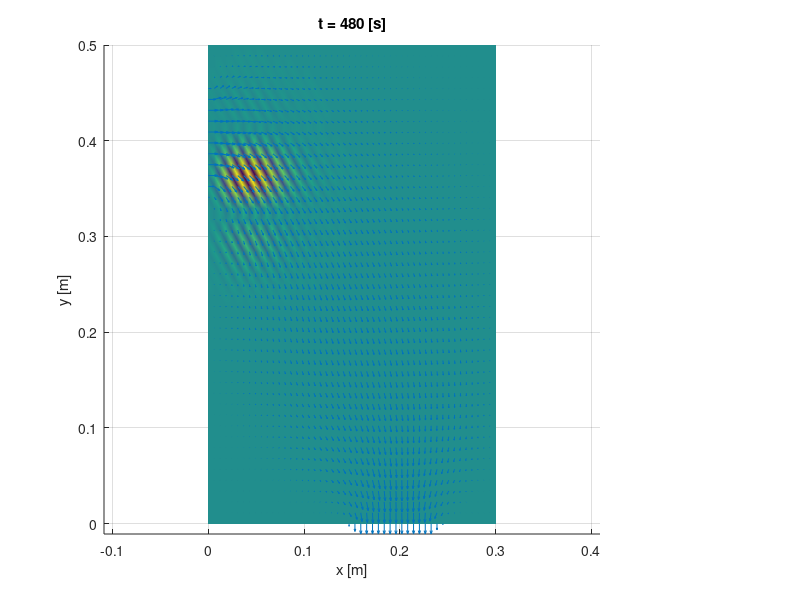

The MATLAB source for this figure:
clear all
close all
clc

load('Week4_velocity_field')   % load the given velocity field. 
% The provided file contains the grid vectors x and y and 
% the x and y components of the velocity field vx and vy. 
% The velocity fields are given as matrices which contain the values in the
% grid points. 
% Mengalikan komponen x dan y medan kecepatan dengan faktor 4
%vx = 40 * vx;
%vy = 40 * vy;
%% plot the given velocity field
figure(1)
normv = sqrt(vx.^2 + vy.^2);   % the colors in the figure show the magnitude normv
surf(x,y,0*normv.', normv.')
colormap jet
shading interp
hold on
[X,Y] = ndgrid(x,y);
quiver(X,Y,vx,vy)              % the arrows in the figure show the direction
xlabel 'x [m]'
ylabel 'y [m]'
title 'velocity field'
cbar = colorbar;
ylabel(cbar, 'magnitude of the velocity [m/s]')
axis equal
axis tight
view(2)

%% define other parameters
Lx = max(x);             % determine the parameters of the spatial 
Ly = max(y);                   % discretization from the given grid vectors
Nx = length(x);
Ny = length(y);
dx = x(2) - x(1);
dy = y(2) - y(1);

kappa  = 1.25e-5;    % [m^2/s] diffusivity of chlorine in water
c0 = 10;             % [mg/l] magnitude of the initial concentration of chlorine
x0 = 0.1*Lx;         % [m] x-coordinate of the center of the initial concentration
y0 = 0.7*Ly;         % [m] y-coordinate of the center of the initial concentration
a = 0.03*Ly;         % [m] width parameter for the initial concentration
Tsim = 8*60;         % [s] length of the simulation (=8 min)

NT = 100;            % number of time steps
time = linspace(0,Tsim,NT);
dt = time(2) - time(1);

%% construct the node_nmbrs matrix
nn = Nx*Ny;
node_nmbrs = 1:nn;
node_nmbrs = reshape(node_nmbrs, Nx, Ny);

%% construct the A-matrix
A = sparse(nn,nn);
% Konstruksi A-matrix untuk node-node internal
for ii = 2:Nx-1
    for jj = 2:Ny-1
        node11 = node_nmbrs(ii,jj);
        node21 = node_nmbrs(ii+1,jj);
        node12 = node_nmbrs(ii,jj+1);
        node01 = node_nmbrs(ii-1,jj);
        node10 = node_nmbrs(ii,jj-1);

        A(node11, node11) = -2*kappa/dx^2 - 2*kappa/dy^2;
        %A(node11, node11) = -2*kappa/dx^2 - 2*kappa/dy^2 + (vx(ii)*4*dt/dx^2 + vy(jj)*4*dt/dy^2);
        A(node11, node21) = kappa/dx^2;
        A(node11, node01) = kappa/dx^2;
        A(node11, node12) = kappa/dy^2;
        A(node11, node10) = kappa/dy^2;
    end
end


% We simply neglect the velocity field in the equations for nodes on the
% boundary. Because the velocity on the boundary is zero, this will
% (probably) not lead to a significant error. 
for ii = 2:Nx-1                    % lower edge
    node11 = node_nmbrs(ii,1);
    node21 = node_nmbrs(ii+1,1);
    node12 = node_nmbrs(ii,2);
    node01 = node_nmbrs(ii-1,1);
    
    A(node11, node11) = -2*kappa/dx^2 - 2*kappa/dy^2;
    A(node11, node21) =    kappa/dx^2;
    A(node11, node12) =  2*kappa/dy^2;
    A(node11, node01) =    kappa/dx^2;
end

for ii = 2:Nx-1                   % top edge
    node11 = node_nmbrs(ii,end);
    node21 = node_nmbrs(ii+1,end);
    node12 = node_nmbrs(ii,end-1);
    node01 = node_nmbrs(ii-1,end);
    
    A(node11, node11) = -2*kappa/dx^2 - 2*kappa/dy^2;
    A(node11, node21) =    kappa/dx^2;
    A(node11, node12) =  2*kappa/dy^2;
    A(node11, node01) =    kappa/dx^2;
end

for jj = 2:Ny-1                 % left edge
    node11 = node_nmbrs(1,jj);
    node21 = node_nmbrs(2,jj);
    node12 = node_nmbrs(1,jj+1);
    node10 = node_nmbrs(1,jj-1);
        
    A(node11, node11) = -2*kappa/dx^2 -2*kappa/dy^2;
    A(node11, node21) =  2*kappa/dx^2;
    A(node11, node12) =    kappa/dy^2;
    A(node11, node10) =    kappa/dy^2;
end

for jj = 2:Ny-1              % right edge
    node11 = node_nmbrs(end,jj); 
    node21 = node_nmbrs(end-1,jj);
    node12 = node_nmbrs(end,jj+1);
    node10 = node_nmbrs(end,jj-1);
        
    A(node11, node11) = -2*kappa/dx^2 -2*kappa/dy^2;
    A(node11, node21) =  2*kappa/dx^2;
    A(node11, node12) =    kappa/dy^2;
    A(node11, node10) =    kappa/dy^2;
end

node11 = node_nmbrs(1,1);      % lower left corner
node21 = node_nmbrs(2,1);
node12 = node_nmbrs(1,2);
A(node11, node11) = -2*kappa/dx^2 - 2*kappa/dy^2;
A(node11, node21) =  2*kappa/dx^2;
A(node11, node12) =  2*kappa/dy^2;

node11 = node_nmbrs(end,1);    % lower right corner
node21 = node_nmbrs(end-1,1);
node12 = node_nmbrs(end,2);
A(node11, node11) = -2*kappa/dx^2 - 2*kappa/dy^2;
A(node11, node21) =  2*kappa/dx^2;
A(node11, node12) =  2*kappa/dy^2;

node11 = node_nmbrs(1,end);    % top left corner
node21 = node_nmbrs(2,end); 
node12 = node_nmbrs(1,end-1);
A(node11, node11) = -2*kappa/dx^2 - 2*kappa/dy^2;
A(node11, node21) =  2*kappa/dx^2;
A(node11, node12) =  2*kappa/dy^2;

node11 = node_nmbrs(end,end);  % top right corner
node21 = node_nmbrs(end-1,end);
node12 = node_nmbrs(end,end-1);
A(node11, node11) = -2*kappa/dx^2 - 2*kappa/dy^2;
A(node11, node21) =  2*kappa/dx^2;
A(node11, node12) =  2*kappa/dy^2;

%% Dirchlet boundary conditions
% We impose zero dirichlet BCs at the inlet and at the outlet
% To determine the free dofs in our problem, we thus need to find the node
% numbers of the nodes at the inlet and the outlet

% Identifikasi node-node di inlet dan outlet
nodes_inlet = node_nmbrs(1,:);
nodes_outlet = node_nmbrs(end,:);
% nodes_inlet adalah semua node pada tepi kiri, nodes_outlet adalah semua node pada tepi kanan
fdofs = setdiff(1:nn, [nodes_inlet, nodes_outlet]);

%% Initial condition
rho0 = zeros(nn,1);   % this vector will represent the intial condition.
                      % Use the node_nmbrs matrix to build this vector.
                      
% TODO: Define rho0
% Hitung kondisi awal konsentrasi
for ii = 1:Nx
    for jj = 1:Ny
        x_diff = x(ii) - x0;
        y_diff = y(jj) - y0;
        rho0(node_nmbrs(ii,jj)) = c0 * exp(-((x_diff^2 + y_diff^2) / (2*a^2)));
    end
end
%% Time integration
rho = zeros(nn, NT); % Solution matrix for the density of chlorine. 
                     % The columns of this matrix contain the solutions at different time instances
rho(:,1) = rho0;     % The first column is thus equal to the initial condition

I = speye(nn,nn);
% TODO: Implement a time discretization of scheme of your choice.
for kk = 2:NT
    rhokk = rho(:,kk-1);
    rhokk(nodes_inlet) = 0; % Kondisi batas Dirichlet di inlet (konsentrasi nol)
    rhokk(nodes_outlet) = 0; % Kondisi batas Dirichlet di outlet (konsentrasi nol)

    % Perbarui vektor rhokk dengan hasil perkalian matriks A dan rhokk
    rhokk = rhokk + dt * (A * rhokk);

    rho(:,kk) = rhokk;
end


%% plot the obtained solution

create_movie = 0;  % do you want to create a movie?  Set to zero if not. 
% Unfortunately, it is not (yet) possible to create a movie in Octave (this is not important for the exercise)
if create_movie
    movie_name = 'Week4_exercise_movie';  % file name
    vidfile = VideoWriter(movie_name,'MPEG-4');
    vidfile.FrameRate = 10;      % change this number to slow down or speed up the movie
    open(vidfile);
    fig = figure(2);
    set(fig,'color','w');
end

rho_max = max(max(rho)); % used to fix the color scale for all frames
for kk = 1:NT
    rhokk = rho(:,kk);
    surf(x,y,0*rhokk(node_nmbrs).',rhokk(node_nmbrs).')
    hold on
    quiver(X,Y,vx,vy)
    view(2)
    title(['t = ', num2str(time(kk)), ' [s]'])
    xlabel 'x [m]'
    ylabel 'y [m]'
    axis tight
    hcb = colorbar();
    ylabel(hcb,'concentration of Cl [mg/l]')
%     caxis([0,rho_max])  % I did not fix to color axis to see the solution clearer, but this is somewhat deceiving. 
    colormap default
    shading interp
    axis equal
    hold off
    
    if create_movie
        frame = getframe(fig);
        writeVideo(vidfile, frame);
    end
    
    pause(0.1);
end

if create_movie
    close(vidfile);
end